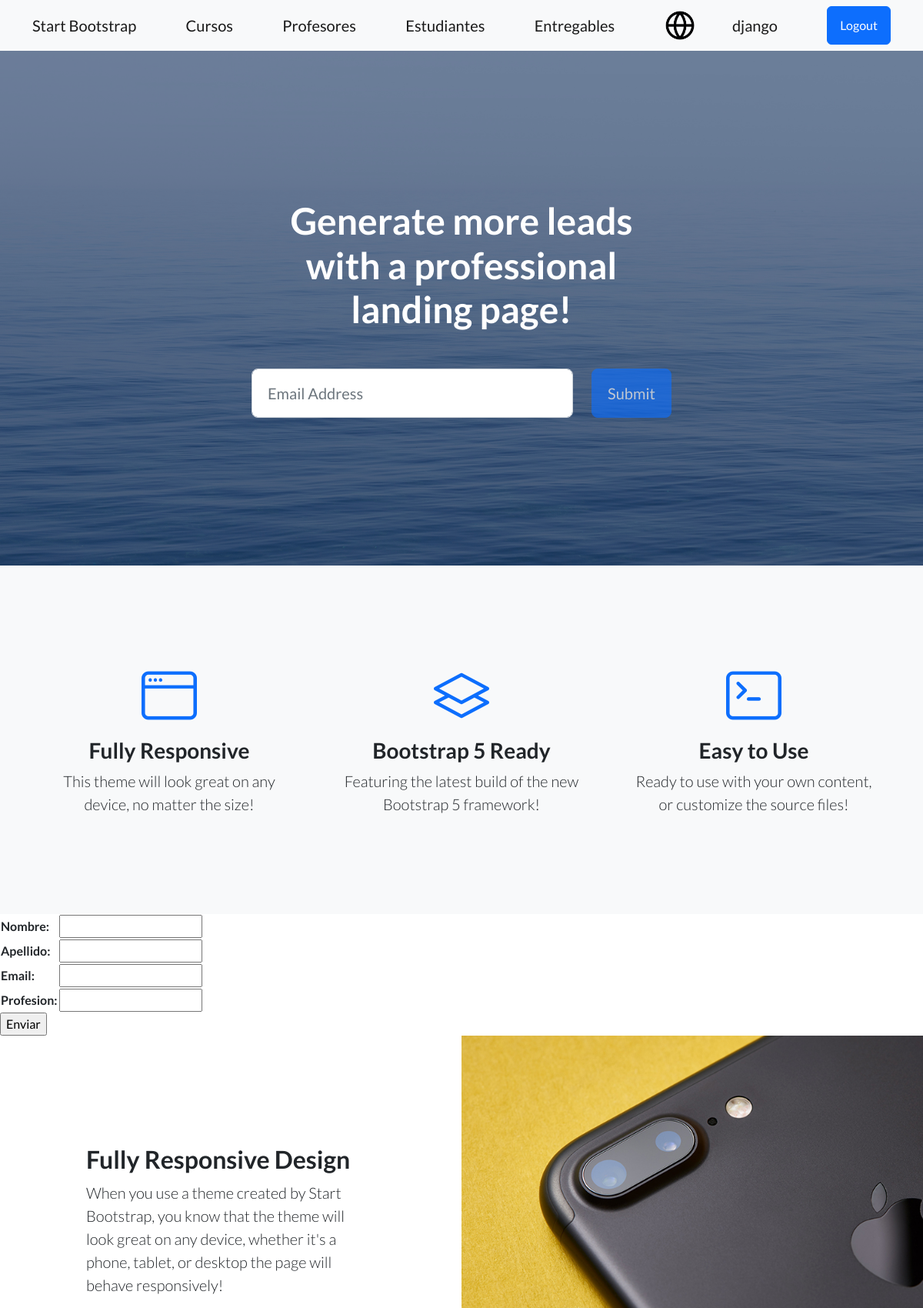
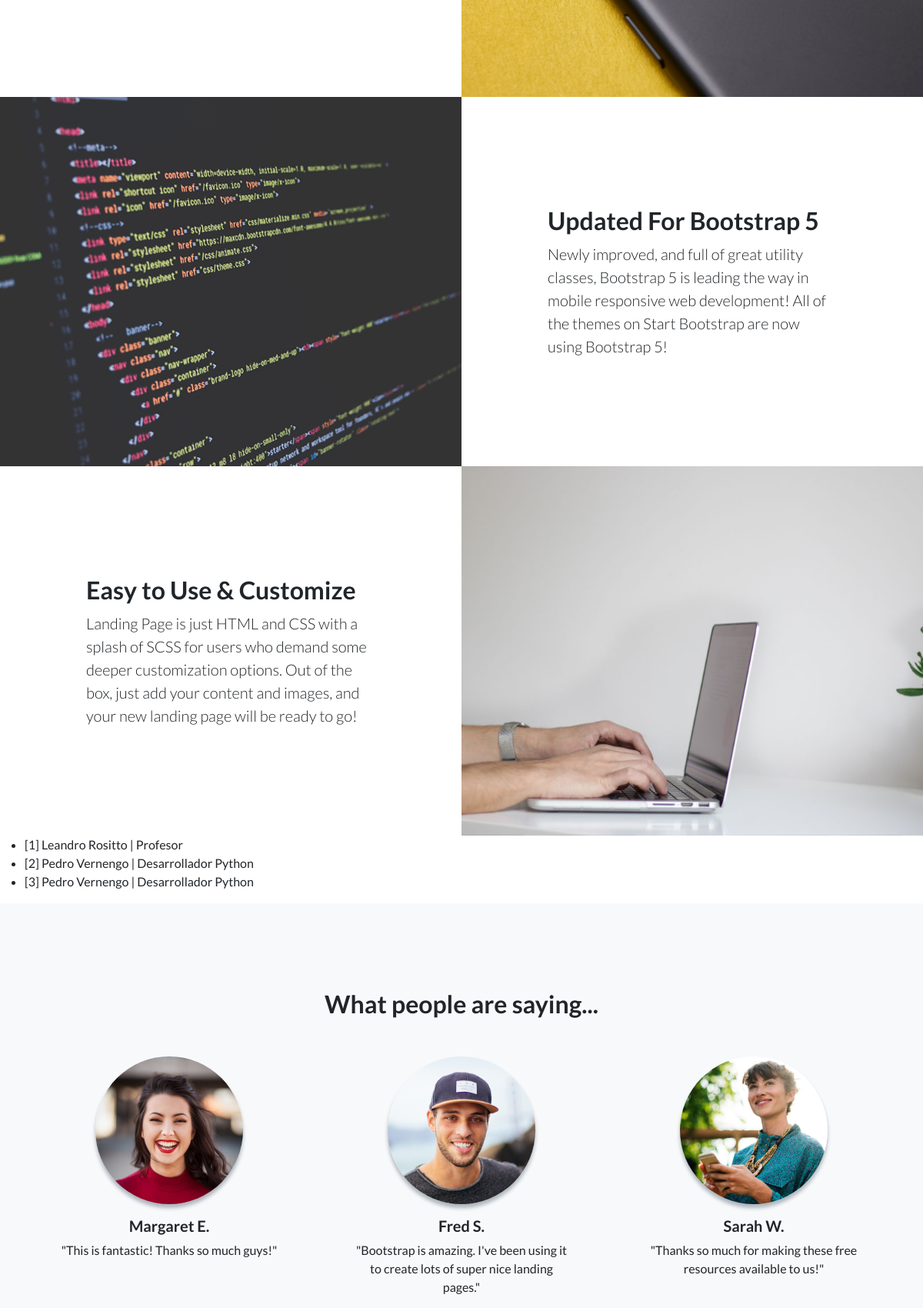
/AppCoder/profesores (signed in, upper part), run on the app's committed database (2 pictures, top to bottom).
### AppCoder/models.py (models this page shows, shortened)
class Avatar(models.Model):
    user = models.OneToOneField(User, on_delete=models.CASCADE)
    imagen = models.ImageField(upload_to='avatares', null=True, blank=True)

class Profesor(models.Model):
    nombre = models.CharField(max_length=30)
    apellido = models.CharField(max_length=30)
    email = models.EmailField(null=True)
    profesion = models.CharField(null=True, max_length=30)
    def __str__(self) -> str:
        return f"[{self.id}] {self.nombre} {self.apellido} | {self.profesion}"

### AppCoder/views.py (the view)
# urls.py: path('profesores', views.profesores, name="Profesores"),
@login_required
def profesores(request):
      if request.method == "POST":
            formulario = forms.Form_Profesor(request.POST)
            if formulario.is_valid():
                  informacion = formulario.cleaned_data
                  profesor = models.Profesor(nombre=informacion["nombre"], apellido=informacion["apellido"], email=informacion["email"], profesion=informacion["profesion"])
                  profesor.save()
                  formulario = forms.Form_Profesor()
                  profesores = models.Profesor.objects.all()
                  contexto= {"profesores": profesores, "formulario": formulario}
                  return render(request, "AppCoder/profesores.html", contexto)
      else:
            formulario = forms.Form_Profesor()
            profesores = models.Profesor.objects.all()
            contexto= {"profesores": profesores, "formulario": formulario}
      return render(request, "AppCoder/profesores.html", contexto)

### AppCoder/forms.py
class Form_Profesor(forms.Form):
    nombre = forms.CharField(max_length=30)
    apellido = forms.CharField(max_length=30)
    email = forms.EmailField()
    profesion = forms.CharField(max_length=30)

### AppCoder/templates/AppCoder/profesores.html (shortened to what this page needs)
{% extends "AppCoder/base.html" %}
{% block body %}
<form action="" method="post">
    <table>
        {{formulario.as_table}}
    </table>
    <input type="submit" value="Enviar">
</form>
{% endblock %}
{% block otroblock %}
{% if profesores %}
<ul>
{% for p in profesores %}
        <li>{{p}}</li>
{% endfor %}
</ul>
{% endif %}
{% endblock %}

### AppCoder/templates/AppCoder/base.html (shortened to what this page needs)
<!DOCTYPE html>
<html lang="en">
    <head>
        {% load static %}
        <link href="https://cdn.jsdelivr.net/npm/bootstrap-icons@1.5.0/font/bootstrap-icons.css" rel="stylesheet" type="text/css" />
        <link href="{% static 'AppCoder/css/styles.css' %}" rel="stylesheet" />
    </head>
    <body>
        <nav class="navbar navbar-light bg-light static-top">
            <div class="container">
                <a class="navbar-brand" href="#!">Start Bootstrap</a>
                <a class="navbar-brand" href="{% url 'Cursos' %}">Cursos</a>
                <a class="navbar-brand" href="{% url 'Profesores' %}">Profesores</a>
                <a class="navbar-brand" href="{% url 'Lista_Estudiantes' %}">Estudiantes</a>
                <a class="navbar-brand" href="{% url 'Entregables' %}">Entregables</a>
                {% if not request.user.is_authenticated %}
                    <a class="btn btn-primary" href="{% url 'Login' %}">Login</a>
                    <a class="btn btn-primary" href="{% url 'Register' %}">Registro</a>
                {% else %}
                    {% if request.user.avatar %}
                        <img src="{{request.user.avatar.imagen.url}}" alt="" height="40px">
                    {% endif %}
                    <a class="navbar-brand" href="{% url 'EditarPerfil' %}">{{request.user.username}}</a>
                    <form method="post" action="{% url 'Logout' %}">
                        <button class="btn btn-primary" type="submit">Logout</button>
                    </form>
                {% endif %}
            </div>
        </nav>
        <header class="masthead">
            <div class="container position-relative">
                <div class="row justify-content-center">
                    <div class="col-xl-6">
                        <div class="text-center text-white">
                            <h1 class="mb-5">Generate more leads with a professional landing page!</h1>
                            <form class="form-subscribe" id="contactForm" data-sb-form-api-token="API_TOKEN">
                                <div class="row">
                                    <div class="col">
                                        <input class="form-control form-control-lg" id="emailAddress" type="email" placeholder="Email Address" data-sb-validations="required,email" />
                                    </div>
                                    <div class="col-auto"><button class="btn btn-primary btn-lg disabled" id="submitButton" type="submit">Submit</button></div>
                                </div>
                            </form>
                        </div>
                    </div>
                </div>
            </div>
        </header>
        <section class="features-icons bg-light text-center">
            <div class="container">
                <div class="row">
                    <div class="col-lg-4">
                        <div class="features-icons-item mx-auto mb-5 mb-lg-0 mb-lg-3">
                            <div class="features-icons-icon d-flex"><i class="bi-window m-auto text-primary"></i></div>
                            <h3>Fully Responsive</h3>
                            <p class="lead mb-0">This theme will look great on any device, no matter the size!</p>
                        </div>
                    </div>
                    <div class="col-lg-4">
                        <div class="features-icons-item mx-auto mb-5 mb-lg-0 mb-lg-3">
                            <div class="features-icons-icon d-flex"><i class="bi-layers m-auto text-primary"></i></div>
                            <h3>Bootstrap 5 Ready</h3>
                            <p class="lead mb-0">Featuring the latest build of the new Bootstrap 5 framework!</p>
                        </div>
                    </div>
                    <div class="col-lg-4">
                        <div class="features-icons-item mx-auto mb-0 mb-lg-3">
                            <div class="features-icons-icon d-flex"><i class="bi-terminal m-auto text-primary"></i></div>
                            <h3>Easy to Use</h3>
                            <p class="lead mb-0">Ready to use with your own content, or customize the source files!</p>
                        </div>
                    </div>
                </div>
            </div>
        </section>
        {% block body %}{% endblock %}
        <section class="showcase">
            <div class="container-fluid p-0">
                <div class="row g-0">
                    <div class="col-lg-6 order-lg-2 text-white showcase-img" style="background-image: url('{% static "AppCoder/assets/img/bg-showcase-1.jpg" %}')"></div>
                    <div class="col-lg-6 order-lg-1 my-auto showcase-text">
                        <h2>Fully Responsive Design</h2>
                        <p class="lead mb-0">When you use a theme created by Start Bootstrap, you know that the theme will look great on any device, whether it's a phone, tablet, or desktop the page will behave responsively!</p>
                    </div>
                </div>
                <div class="row g-0">
                    <div class="col-lg-6 text-white showcase-img" style="background-image: url('{% static "AppCoder/assets/img/bg-showcase-2.jpg" %}')"></div>
                    <div class="col-lg-6 my-auto showcase-text">
                        <h2>Updated For Bootstrap 5</h2>
                        <p class="lead mb-0">Newly improved, and full of great utility classes, Bootstrap 5 is leading the way in mobile responsive web development! All of the themes on Start Bootstrap are now using Bootstrap 5!</p>
                    </div>
                </div>
                <div class="row g-0">
                    <div class="col-lg-6 order-lg-2 text-white showcase-img" style="background-image: url('{% static "AppCoder/assets/img/bg-showcase-3.jpg" %}')"></div>
                    <div class="col-lg-6 order-lg-1 my-auto showcase-text">
                        <h2>Easy to Use & Customize</h2>
                        <p class="lead mb-0">Landing Page is just HTML and CSS with a splash of SCSS for users who demand some deeper customization options. Out of the box, just add your content and images, and your new landing page will be ready to go!</p>
                    </div>
                </div>
            </div>
        </section>
        {% block otroblock %}{% endblock %}
        <section class="testimonials text-center bg-light">
            <div class="container">
                <h2 class="mb-5">What people are saying...</h2>
                <div class="row">
                    <div class="col-lg-4">
                        <div class="testimonial-item mx-auto mb-5 mb-lg-0">
                            <img class="img-fluid rounded-circle mb-3" src="{% static 'AppCoder/assets/img/testimonials-1.jpg' %}" alt="..." />
                            <h5>Margaret E.</h5>
                            <p class="font-weight-light mb-0">"This is fantastic! Thanks so much guys!"</p>
                        </div>
                    </div>
                    <div class="col-lg-4">
                        <div class="testimonial-item mx-auto mb-5 mb-lg-0">
                            <img class="img-fluid rounded-circle mb-3" src="{% static 'AppCoder/assets/img/testimonials-2.jpg' %}" alt="..." />
                            <h5>Fred S.</h5>
                            <p class="font-weight-light mb-0">"Bootstrap is amazing. I've been using it to create lots of super nice landing pages."</p>
                        </div>
                    </div>
                    <div class="col-lg-4">
                        <div class="testimonial-item mx-auto mb-5 mb-lg-0">
                            <img class="img-fluid rounded-circle mb-3" src="{% static 'AppCoder/assets/img/testimonials-3.jpg' %}" alt="..." />
                            <h5>Sarah W.</h5>
                            <p class="font-weight-light mb-0">"Thanks so much for making these free resources available to us!"</p>
                        </div>
                    </div>
                </div>
            </div>
        </section>
    </body>
</html>

### data on the page
Profesor: id+nombre+apellido "[1] Leandro Rositto | Profesor"
Profesor: id+nombre+apellido "[2] Pedro Vernengo | Desarrollador Python"
Profesor: id+nombre+apellido "[3] Pedro Vernengo | Desarrollador Python"

### other printed values
{{ request.user.username }} "django"
